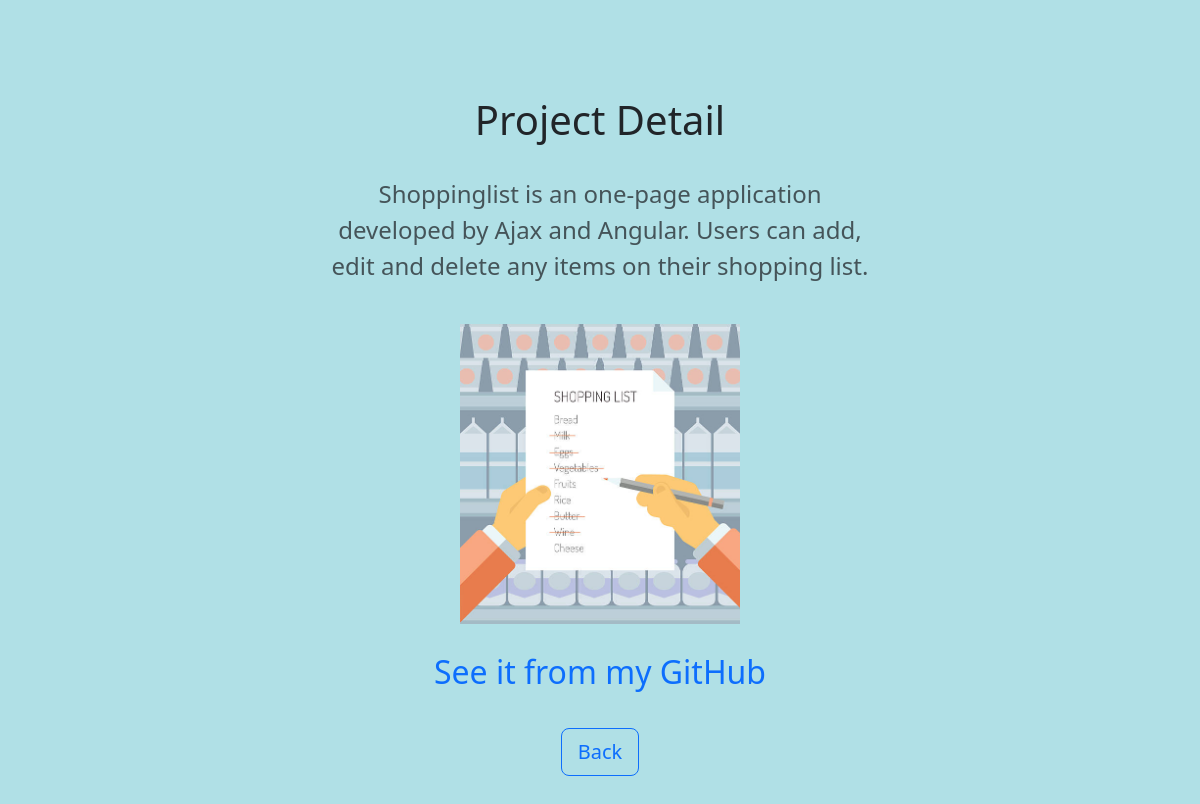
Screenshot of /jobs/1 with the database file from the repository.
### jobs/models.py (models this page shows, shortened)
class Job(models.Model):
    image = models.ImageField(upload_to='images/')
    name = models.CharField(max_length=100)
    summary = models.TextField(max_length=800)
    link = models.URLField(max_length=500)

### jobs/views.py (the view)
# urls.py: path('jobs/<int:job_id>', views.jobsdetail, name='detail'),
def jobsdetail(request, job_id):
    job_detail = get_object_or_404(Job, pk=job_id)
    return render(request, 'jobs/job_detail.html', {'job': job_detail})

### jobs/templates/jobs/job_detail.html (shortened to what this page needs)
<!doctype html>
<html lang="en" data-bs-theme="auto">
  {% load static %}
  <head>
    <link rel="stylesheet" href="{% static 'css/bootstrap.min.css' %}">
  </head>
  <body>
<main>
  <section class="py-5 text-center container">
    <div class="row py-lg-5">
      <div class="col-lg-6 col-md-8 mx-auto">
        <h1 class="fw-light">Project Detail</h1>
        <p class="lead text-body-secondary" style="font-size: x-large;">{{ job.summary }}</p>
        <img src="{{ job.image.url }}" height="300"></img>
        <a href="{{ job.link }}" style="font-size: xx-large;">See it from my GitHub</a>
        <p>
            <a href="{% url 'home' %}" class="btn btn-outline-primary btn-lg my-2">Back</a>
        </p>
      </div>
    </div>
  </section>
</main>
    </body>
</html>

### jobs/templates/jobs/job_detail.html (style rules this page uses)
a { text-decoration: none; }
body { background-color: powderblue; }

### rows the page displays
Job: summary "Shoppinglist is an one-page application developed by Ajax and Angular. Users can add, edit and delete any items on their shopping list.", image (picture)
